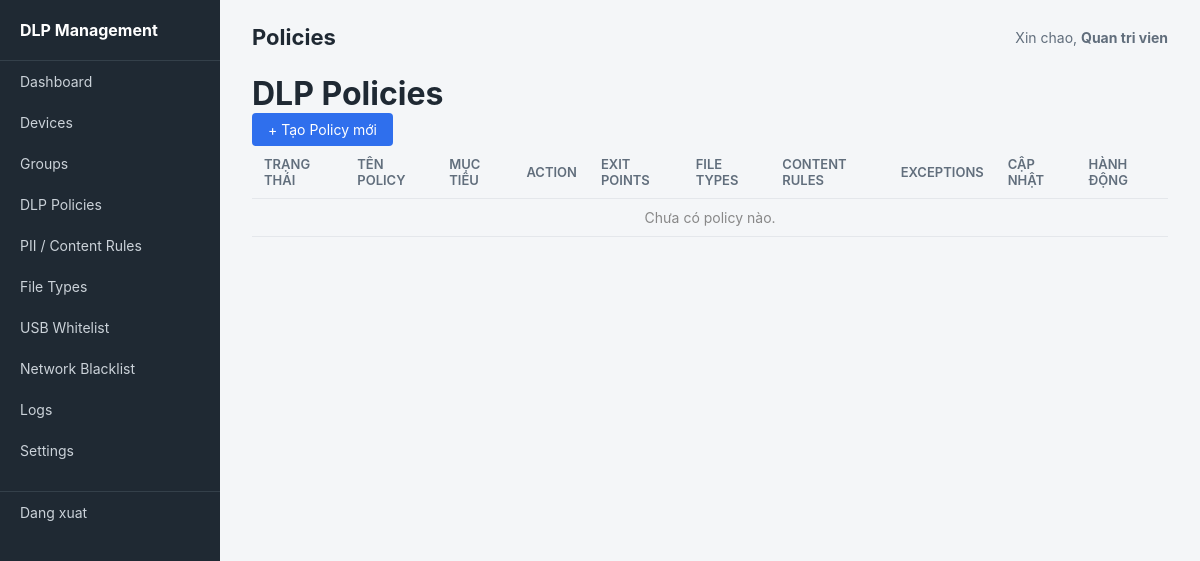
The page /admin/policies.php (signed in) on the database as committed earlier.
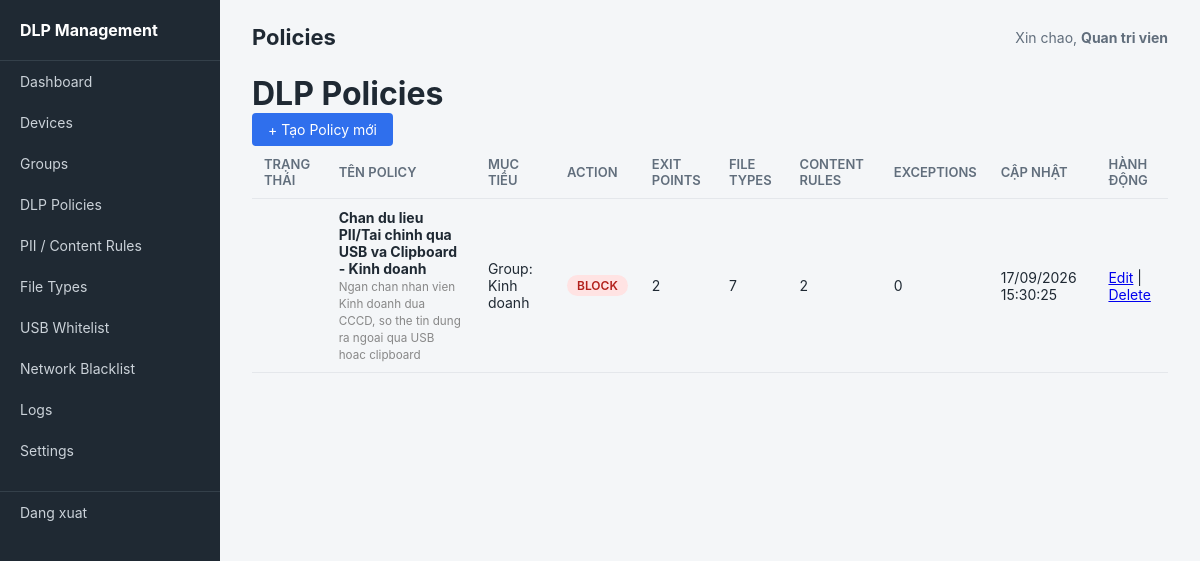
The same page on the database as committed later.
### tables this page shows
CREATE TABLE dlp_policies (
    id                  INT PRIMARY KEY AUTO_INCREMENT,
    name                VARCHAR(150) NOT NULL,
    description         TEXT,
    target_type         ENUM('GROUP','DEVICE') NOT NULL,
    target_group_id     INT DEFAULT NULL,
    action              ENUM('BLOCK','REPORT_ONLY') NOT NULL DEFAULT 'REPORT_ONLY',
    is_active           BOOLEAN DEFAULT TRUE,
    created_by          VARCHAR(100),
    created_at          DATETIME DEFAULT CURRENT_TIMESTAMP,
    updated_at          DATETIME DEFAULT CURRENT_TIMESTAMP ON UPDATE CURRENT_TIMESTAMP,
    FOREIGN KEY (target_group_id) REFERENCES groups(id) ON DELETE CASCADE
);

CREATE TABLE groups (
    id              INT PRIMARY KEY AUTO_INCREMENT,
    name            VARCHAR(100) NOT NULL UNIQUE,
    description     TEXT,
    created_at      DATETIME DEFAULT CURRENT_TIMESTAMP
);

### includes/helpers.php (called while the page is built, shortened)
<?php
function h(?string $value): string {
    return htmlspecialchars($value ?? '', ENT_QUOTES, 'UTF-8');
}
function action_badge_class(string $action): string {
    return match ($action) {
        'BLOCK'        => 'badge-blocked',
        'REPORT_ONLY'  => 'badge-monitored',
        default        => '',
    };
}
function format_datetime(?string $dt): string {
    return date('d/m/Y H:i:s', strtotime($dt));
}

### includes/auth.php (called while the page is built, shortened)
<?php
function current_admin_name() {
    return $_SESSION['admin_full_name'] ?? $_SESSION['admin_username'] ?? 'Admin';
}

### admin/policies.php (the view, shortened to what this page needs)
<?php
require_once __DIR__ . '/../includes/auth.php';
require_once __DIR__ . '/../config/database.php';
require_once __DIR__ . '/../includes/helpers.php';
$sql = "
    SELECT
        p.*,
        g.name AS group_name,
        (SELECT COUNT(*) FROM dlp_policy_exit_points WHERE policy_id = p.id) AS exit_point_count,
        (SELECT COUNT(*) FROM dlp_policy_file_types WHERE policy_id = p.id) AS file_type_count,
        (SELECT COUNT(*) FROM dlp_policy_content_rules WHERE policy_id = p.id) AS rule_count,
        (SELECT COUNT(*) FROM dlp_policy_devices WHERE policy_id = p.id) AS device_target_count,
        (SELECT COUNT(*) FROM dlp_policy_exceptions WHERE policy_id = p.id) AS exception_count
    FROM dlp_policies p
    LEFT JOIN groups g ON p.target_group_id = g.id
    ORDER BY p.created_at DESC
";
$policies = $pdo->query($sql)->fetchAll();
$pageTitle = 'Policies';
require_once __DIR__ . '/../includes/layout_header.php';
?>
<div class="page-header">
    <h1>DLP Policies</h1>
    <a href="policy_form.php" class="btn btn-primary">+ Tạo Policy mới</a>
</div>
<table class="data-table">
    <thead>
        <tr>
            <th>Trạng thái</th>
            <th>Tên Policy</th>
            <th>Mục tiêu</th>
            <th>Action</th>
            <th>Exit Points</th>
            <th>File Types</th>
            <th>Content Rules</th>
            <th>Exceptions</th>
            <th>Cập nhật</th>
            <th>Hành động</th>
        </tr>
    </thead>
    <tbody>
        <?php foreach ($policies as $p): ?>
        <tr>
            <td>
            </td>
            <td><strong><?= h($p['name']) ?></strong><br><small style="color:#888;"><?= h($p['description']) ?></small></td>
            <td>
                <?php if ($p['target_type'] === 'GROUP'): ?>
                    Group: <?= h($p['group_name'] ?? '(đã xóa)') ?>
                <?php else: ?>
                    <?= $p['device_target_count'] ?> thiết bị cụ thể
                <?php endif; ?>
            </td>
            <td><span class="badge <?= action_badge_class($p['action']) ?>"><?= h($p['action']) ?></span></td>
            <td><?= $p['exit_point_count'] ?></td>
            <td><?= $p['file_type_count'] ?></td>
            <td><?= $p['rule_count'] ?></td>
            <td><?= $p['exception_count'] ?></td>
            <td><?= format_datetime($p['updated_at']) ?></td>
            <td>
                <a href="policy_form.php?id=<?= $p['id'] ?>">Edit</a> |
                <a href="?delete=<?= $p['id'] ?>" onclick="return confirm('Xóa policy này?')">Delete</a>
            </td>
        </tr>
        <?php endforeach; ?>
        <?php if (empty($policies)): ?>
        <tr><td colspan="10" style="text-align:center; color:#888;">Chưa có policy nào.</td></tr>
        <?php endif; ?>
    </tbody>
</table>
<?php require_once __DIR__ . '/../includes/layout_footer.php'; ?>

### includes/layout_header.php (shortened to what this page needs)
<?php
$activeMenu = $activeMenu ?? '';
$menuItems = [
    'dashboard'         => ['label' => 'Dashboard',          'href' => 'dashboard.php'],
    'devices'           => ['label' => 'Devices',            'href' => 'devices.php'],
    'groups'            => ['label' => 'Groups',             'href' => 'groups.php'],
    'policies'          => ['label' => 'DLP Policies',       'href' => 'policies.php'],
    'content_rules'     => ['label' => 'PII / Content Rules','href' => 'content_rules.php'],
    'file_types'        => ['label' => 'File Types',         'href' => 'file_types.php'],
    'usb_whitelist'     => ['label' => 'USB Whitelist',      'href' => 'usb_whitelist.php'],
    'network_blacklist' => ['label' => 'Network Blacklist',  'href' => 'network_blacklist.php'],
    'logs'              => ['label' => 'Logs',               'href' => 'logs.php'],
    'settings'          => ['label' => 'Settings',           'href' => 'settings.php'],
];
?>
<!DOCTYPE html>
<html lang="vi">
<head>
    <link rel="stylesheet" href="assets/style.css">
</head>
<body>
<div class="layout">
    <div class="sidebar">
        <h2>DLP Management</h2>
        <nav>
            <?php foreach ($menuItems as $key => $item): ?>
                <a href="<?= h($item['href']) ?>" class="<?= $activeMenu === $key ? 'active' : '' ?>">
                    <?= h($item['label']) ?>
                </a>
            <?php endforeach; ?>
            <div class="logout">
                <a href="logout.php">Dang xuat</a>
            </div>
        </nav>
    </div>
    <div class="main">
        <div class="topbar">
            <h1><?= h($pageTitle ?? '') ?></h1>
            <div class="admin-name">Xin chao, <strong><?= h(current_admin_name()) ?></strong></div>
        </div>

Rows that differ between the two databases and show on the page:
added dlp_policies: name "Chan du lieu PII/Tai chinh qua USB va Clipboard - Kinh doanh", description "Ngan chan nhan vien Kinh doanh dua CCCD, so the tin dung ra ngoai qua USB hoac clipboard", target_group.name "Kinh doanh", action "BLOCK", exit_point_count "2", file_type_count "7", rule_count "2", exception_count "0", updated_at "17/09/2026 15:30:25"
Other text that changed with them:
text no longer shown: "Chưa có policy nào."
